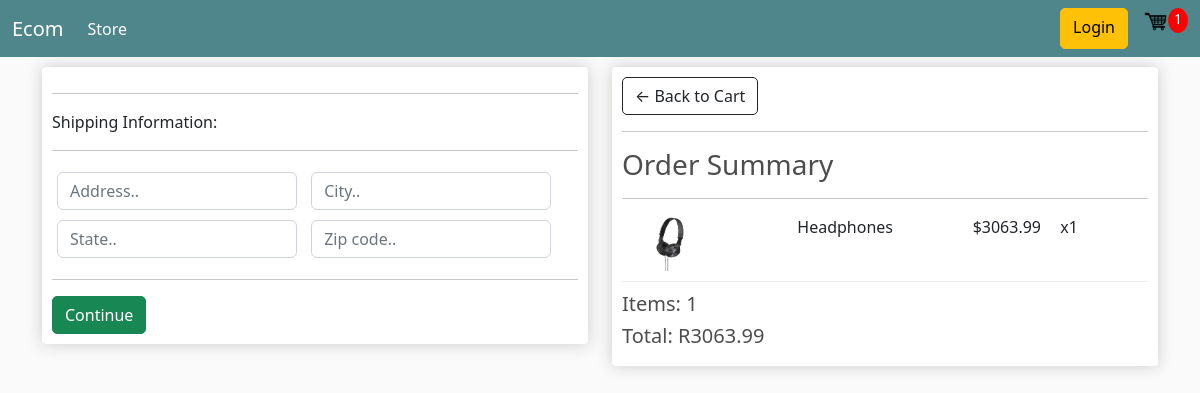
Screenshot of /checkout/ (signed in) with the database file from the repository.
### store/models.py (models this page shows, shortened)
class OrderItem(models.Model):
    product = models.ForeignKey(Product, on_delete=models.SET_NULL, null=True)
    order = models.ForeignKey(Order, on_delete=models.SET_NULL, null=True)
    quantity = models.IntegerField(default=0, null=True, blank=True)
    date_added = models.DateTimeField(auto_now_add=True)
    @property
    def get_total(self):
        total = self.product.price * self.quantity
        return total

class Product(models.Model):
    name = models.CharField(max_length=200)
    price = models.DecimalField(max_digits=7, decimal_places=2)
    digital = models.BooleanField(default=False, null=True, blank=True)
    image = models.ImageField(null=True, blank=True )
    @property
    def imageURL(self):
        try:
            url = self.image.url
        except:
            url = ''
        return url

class Order(models.Model):
    customer = models.ForeignKey(Customer, on_delete=models.SET_NULL, null=True, blank=True)
    date_ordered = models.DateTimeField(auto_now_add=True)
    complete = models.BooleanField(default=False)
    transaction_id = models.CharField(max_length=100, null=True)
    @property
    def shipping(self):
        shipping = False
        orderitems = self.orderitem_set.all()
        for i in orderitems:
            if i.product.digital == False:
                shipping = True
        return shipping
    @property
    def get_cart_total(self):
        orderitems = self.orderitem_set.all()
        total = sum([item.get_total for item in orderitems])
        return total
    @property
    def get_cart_items(self):
        orderitems = self.orderitem_set.all()
        total = sum([item.quantity for item in orderitems])
        return total

### store/views.py (the view)
# urls.py: path('checkout/', views.checkout, name='checkout'),
def checkout(request):
    data = cartData(request)
    cartItems = data['cartItems']
    order = data['order']
    items = data['items']
    context = {'items':items, 'order':order, 'cartItems':cartItems}
    return render(request, 'store/checkout.html', context)

### store/utils.py (called while the page is built)
def cartData(request):
    if request.user.is_authenticated:
        customer = request.user.customer
        order, created = Order.objects.get_or_create(customer=customer, complete=False)
        items = order.orderitem_set.all()
        cartItems = order.get_cart_items
    else:
        cookieData = cookieCart(request)
        cartItems = cookieData['cartItems']
        order = cookieData['order']
        items = cookieData['items']
    return {'cartItems':cartItems, 'order':order, 'items':items}

### store/templates/store/checkout.html (shortened to what this page needs)
{% extends 'store/main.html' %} {% load static %} {% block content %}
<div class="row">
  <div class="col-lg-6">
    <div class="box-element" id="form-wrapper">
      <form id="form">
        <div id="shipping-info">
          <hr />
          <p>Shipping Information:</p>
          <hr />
          <div class="form-field">
            <input
              class="form-control"
              type="text"
              name="address"
              placeholder="Address.."
            />
          </div>
          <div class="form-field">
            <input
              class="form-control"
              type="text"
              name="city"
              placeholder="City.."
            />
          </div>
          <div class="form-field">
            <input
              class="form-control"
              type="text"
              name="state"
              placeholder="State.."
            />
          </div>
          <div class="form-field">
            <input
              class="form-control"
              type="text"
              name="zipcode"
              placeholder="Zip code.."
            />
          </div>
        </div>
        <hr />
        <input
          id="form-button"
          class="btn btn-success btn-block"
          type="submit"
          value="Continue"
        />
      </form>
    </div>
    <br />
  </div>
  <div class="col-lg-6">
    <div class="box-element">
      <a class="btn btn-outline-dark" href="{% url 'cart' %}"
        >&#x2190; Back to Cart</a
      >
      <hr />
      <h3>Order Summary</h3>
      <hr />
      {% for item in items %}
      <div class="cart-row">
        <div style="flex: 2;">
          <img
            class="row-image"
            src="{{item.product.imageURL}}"
            alt="product image"
          />
        </div>
        <div style="flex: 2;"><p>{{item.product.name}}</p></div>
        <div style="flex: 1;"><p>${{item.product.price}}</p></div>
        <div style="flex: 1;"><p>x{{item.quantity}}</p></div>
      </div>
      {% endfor %}
      <h5>Items: {{order.get_cart_items}}</h5>
      <h5>Total: R{{order.get_cart_total|floatformat:2}}</h5>
    </div>
  </div>
</div>
{% endblock %}

### static/css/main.css (style rules this page uses)
body { background-color: hsl(0, 0%, 98%); }
h1,h2,h3,h4,h5,h6 { color:hsl(0, 0%, 30%); }
.box-element { box-shadow:hsl(0, 0%, 80%) 0 0 16px; background-color: #fff; border-radius: 4px; padding: 10px; }
.col-lg-4, .col-lg-6, .col-lg-8, .col-lg-12 { margin-top: 10px; }
.btn { border-radius: 5px; }
.row-image { width: 100px; }
.form-field { width:250px; display: inline-block; padding: 5px; }
.cart-row { display: flex; align-items: flex-stretch; padding-bottom: 10px; margin-bottom: 10px; border-bottom: 1px solid #ececec; }

### rows the page displays
OrderItem: product.imageURL (picture), product.name "Headphones", product.price "3063.99", quantity "1"
Order: get_cart_items "1", get_cart_total "3063.99"

### other values shown
{{ cartItems }} "1"
